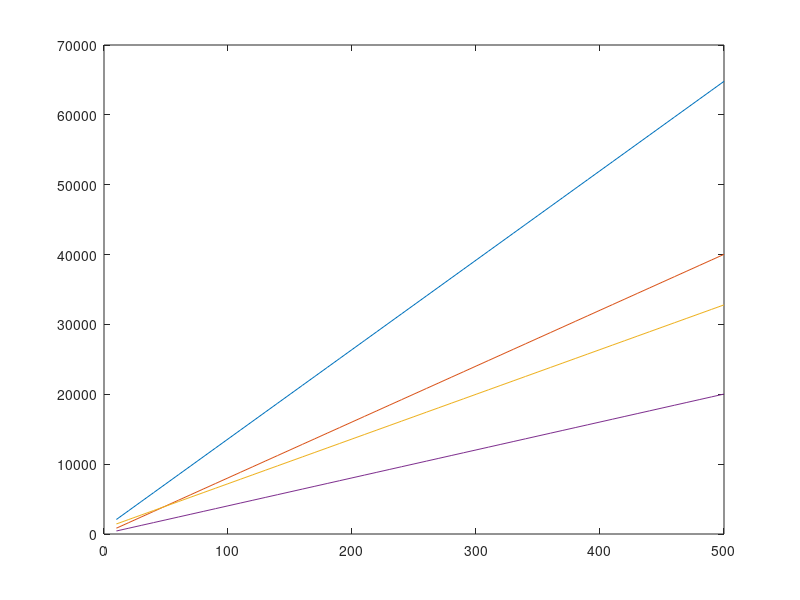

The MATLAB script that drew this image:

clc;
clear all;close all;

Nt = 4;
users_iterated = 10:10:500;
analysis_gmac = zeros(length(users_iterated),4);


for iIndex = 1:length(users_iterated)
    
    K = users_iterated(1,iIndex);
    analysis_gmac(iIndex,1) = (Nt^2 + K * Nt^2 + Nt^2 * (Nt - 1) + sum((1:(Nt-1)).^3)) * Nt - 1;

    analysis_gmac(iIndex,2) = sum(Nt * (1:(Nt))) * K + Nt * Nt;
    
    Kr = 0.5 * K;
    analysis_gmac(iIndex,3) = (Nt^2 + Kr * Nt^2 + Nt^2 * (Nt - 1) + sum((1:(Nt-1)).^3)) * Nt - 1;
    
    analysis_gmac(iIndex,4) = sum(Nt * (1:(Nt))) * Kr + Nt * Nt;
    
end

plot(users_iterated,analysis_gmac * 2)